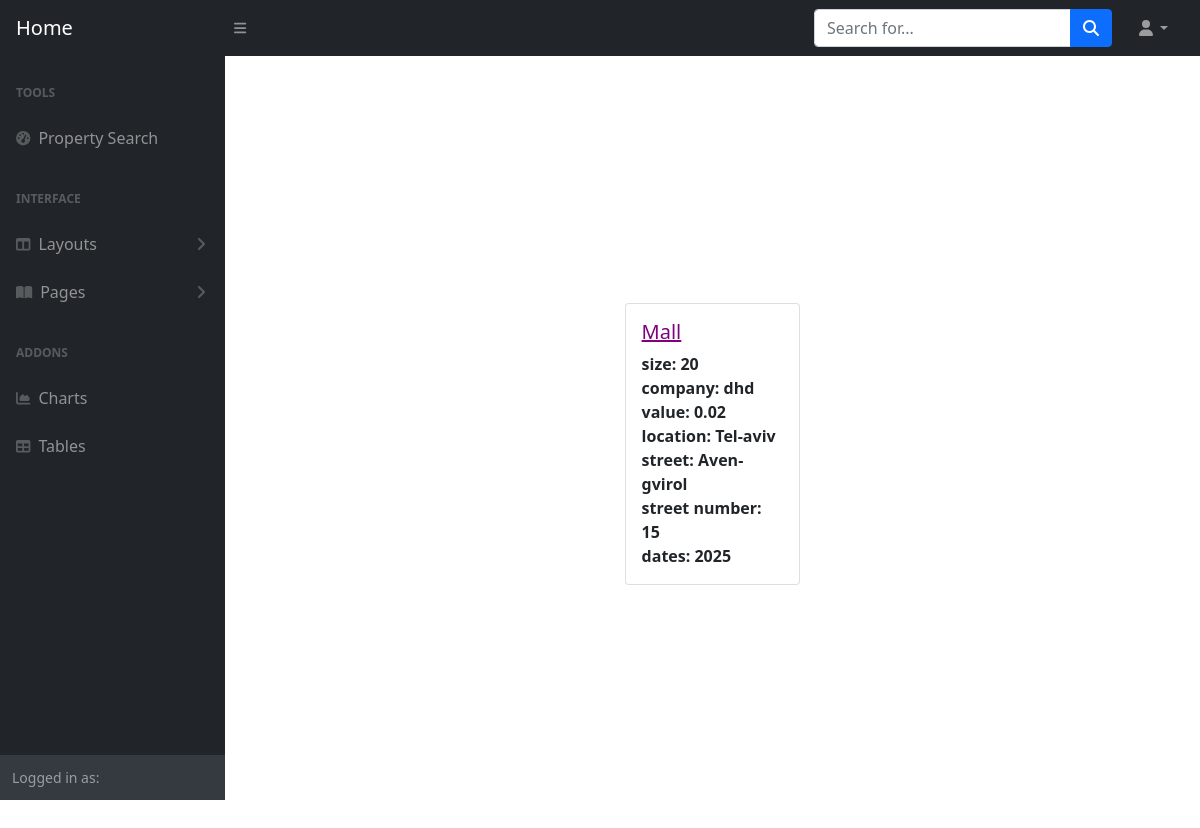
Screenshot of /property/projects/1/ with the database file from the repository.
### property/models.py (models this page shows, shortened)
class Project(models.Model):
   type_project= models.CharField(_("type_project"),max_length=100, null=False)
   size_project= models.SmallIntegerField(_("size_project"),null=False)
   company= models.CharField(_("company"),max_length=100, null=False)
   dates= models.BigIntegerField(_("dates"),null=True, blank=True)
   location= models.CharField(_("location"),max_length=100, null=False)
   street = models.CharField(_("street"),max_length=100, null=False)
   street_number = models.SmallIntegerField(_("street_number"),max_length=100, null=False)
   value= models.FloatField(_("value"),null=False)

### property/views.py (the view)
# urls.py: path('projects/<id>/', views.single_project, name='single_project')
def single_project(request,id):
    project = Project.objects.get(id=id)
    return render(request, 'single-project.html', {'project':project})

### property/templates/single-project.html (shortened to what this page needs)
{% extends "base.html" %}
{% block content %}
<div class="row row-cols-1 row-cols-md-5 g-4" style="height: 100vh;
display: flex;
justify-content: center;
align-items: center;">
    <div class="col">
      <div class="card">
        <div class="card-body" >
          <h5 class="card-title" style="color: purple; text-decoration: underline;">{{project.type_project}}</h5>
        <p class="card-text" style="font-weight: 600;"> size: {{project.size_project}} <br>
            company: {{project.company}}<br>
            value: {{project.value}}<br>
            location: {{project.location}}<br>
            street: {{project.street}}<br>
            street number: {{project.street_number}}<br>
            dates: {{project.dates}}<br>
         </p>
        </div>
      </div>
    </div>
</div>
{% endblock %}

### rows the page displays
Project: type_project "Mall", size_project "20", company "dhd", value "0.02", location "Tel-aviv", street "Aven-gvirol", street_number "15", dates "2025"
